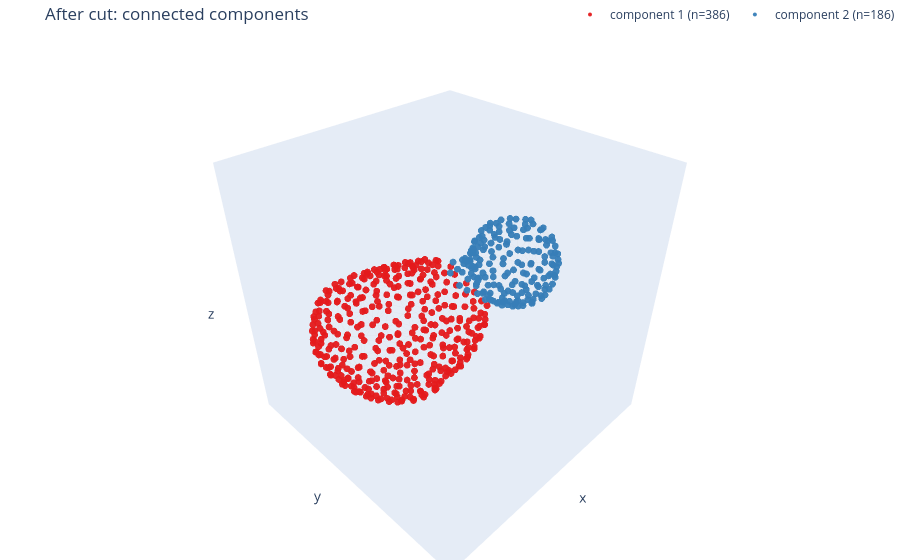

Notebook cell for this chart:
### Code cell
import numpy as np
import plotly.graph_objects as go
import networkx as nx

def summarize_components(G: nx.Graph, components: list[nx.Graph]) -> None:
    sizes = [c.number_of_nodes() for c in components]
    print(f"[Components] count={len(components)} | sizes={sizes} | total_nodes={sum(sizes)}")
    # optional: report which components touch removed loop boundary if you pass loop_nodes
    # (we can extend this if you want boundary diagnostics)

def plot_components_3d(coords: np.ndarray,
                       G: nx.Graph,
                       components: list[nx.Graph],
                       z_small: np.ndarray,
                       title: str = "Organoid components (after cut)") -> go.Figure:
    """
    Color each component's nodes with a distinct color; draw only intra-component edges.
    """
    XYZ = coords[:, :3]
    palette = ["#e41a1c","#377eb8","#4daf4a","#984ea3","#ff7f00","#a65628","#f781bf","#999999",
               "#1b9e77","#d95f02","#7570b3","#e7298a","#66a61e","#e6ab02","#a6761d","#666666"]

    traces = []
    # edges per component
    for i, comp in enumerate(components):
        nodes = np.array(sorted(list(comp.nodes())), dtype=int)
        # edges
        ex, ey, ez = [], [], []
        for u, v in comp.edges():
            ex += [XYZ[u,0], XYZ[v,0], None]
            ey += [XYZ[u,1], XYZ[v,1], None]
            ez += [XYZ[u,2], XYZ[v,2], None]
        if ex:
            traces.append(go.Scatter3d(
                x=ex, y=ey, z=ez, mode="lines",
                line=dict(width=1.0, color="rgba(120,120,120,0.6)"),
                opacity=0.25, hoverinfo="skip", showlegend=False
            ))
        # nodes (colored per component, with z_small as colorbar optional)
        traces.append(go.Scatter3d(
            x=XYZ[nodes,0], y=XYZ[nodes,1], z=XYZ[nodes,2],
            mode="markers",
            marker=dict(size=4.0,
                        color=palette[i % len(palette)],
                        opacity=0.95),
            name=f"component {i+1} (n={len(nodes)})",
            hovertext=[f"id={n}, z_small={z_small[n]:.3f}" for n in nodes],
            hoverinfo="text"
        ))

    # layout with equal-ish aspect
    mins = XYZ.min(axis=0); maxs = XYZ.max(axis=0); span = float(np.max(maxs - mins)); ctr = (mins+maxs)/2
    fig = go.Figure(traces)
    fig.update_layout(
        scene=dict(
            xaxis=dict(range=[ctr[0]-span/2, ctr[0]+span/2], showgrid=False, showticklabels=False, zeroline=False),
            yaxis=dict(range=[ctr[1]-span/2, ctr[1]+span/2], showgrid=False, showticklabels=False, zeroline=False),
            zaxis=dict(range=[ctr[2]-span/2, ctr[2]+span/2], showgrid=False, showticklabels=False, zeroline=False),
            aspectmode="cube",
        ),
        margin=dict(l=0, r=0, t=30, b=0),
        title=title,
        legend=dict(orientation="h", yanchor="bottom", y=1.02, xanchor="right", x=1.0),
        showlegend=True
    )
    return fig


# If you want to re-derive the pieces like inside step 7, you can also pass them directly.
summarize_components(cell_graph, components)

fig = plot_components_3d(centroids, cell_graph, components, HKS_zscored[:,0],
                         title="After cut: connected components")
fig.show()

### Figure 1 — Plotly figure (JSON) as saved in the notebook; plotly's stock layout.template omitted (floating-point values rounded to 4 significant figures; data arrays with more than 128 entries replaced by an {"elided": "..."} marker saying what was removed)
{"data": [{"hoverinfo": "skip", "line": {"color": "rgba(120,120,120,0.6)", "width": 1}, "mode": "lines", "opacity": 0.25, "showlegend": false, "type": "scatter3d", "x": {"elided": "3402 float values"}, "y": {"elided": "3402 float values"}, "z": {"elided": "3402 float values"}}, {"hoverinfo": "text", "hovertext": {"elided": "386 str values"}, "marker": {"color": "#e41a1c", "opacity": 0.95, "size": 4}, "mode": "markers", "name": "component 1 (n=386)", "type": "scatter3d", "x": {"elided": "386 float values"}, "y": {"elided": "386 float values"}, "z": {"elided": "386 float values"}}, {"hoverinfo": "skip", "line": {"color": "rgba(120,120,120,0.6)", "width": 1}, "mode": "lines", "opacity": 0.25, "showlegend": false, "type": "scatter3d", "x": {"elided": "1629 float values"}, "y": {"elided": "1629 float values"}, "z": {"elided": "1629 float values"}}, {"hoverinfo": "text", "hovertext": {"elided": "186 str values"}, "marker": {"color": "#377eb8", "opacity": 0.95, "size": 4}, "mode": "markers", "name": "component 2 (n=186)", "type": "scatter3d", "x": {"elided": "186 float values"}, "y": {"elided": "186 float values"}, "z": {"elided": "186 float values"}}], "layout": {"legend": {"orientation": "h", "x": 1, "xanchor": "right", "y": 1.02, "yanchor": "bottom"}, "margin": {"b": 0, "l": 0, "r": 0, "t": 30}, "scene": {"aspectmode": "cube", "xaxis": {"range": [-9.265, 8.871], "showgrid": false, "showticklabels": false, "zeroline": false}, "yaxis": {"range": [-9.157, 8.979], "showgrid": false, "showticklabels": false, "zeroline": false}, "zaxis": {"range": [-9.145, 8.991], "showgrid": false, "showticklabels": false, "zeroline": false}}, "showlegend": true, "title": {"text": "After cut: connected components"}}}
